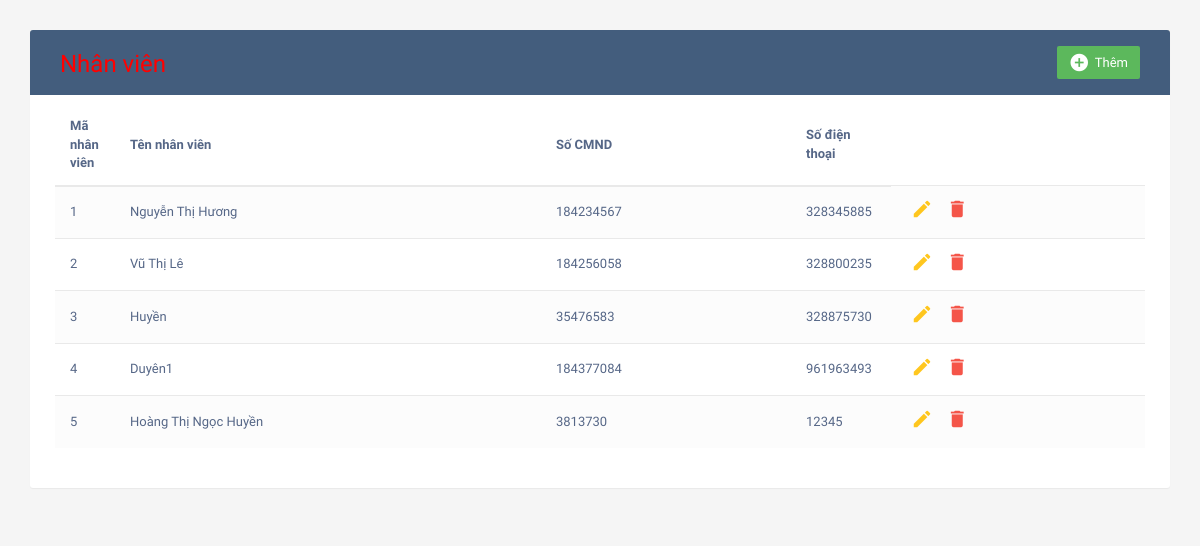
Screenshot of /management/nhanvien.php with the database file from the repository.
### tables this page shows
CREATE TABLE `nhanvien` (
  `id` int(11) NOT NULL,
  `ten` varchar(20) NOT NULL,
  `soCMND` int(11) NOT NULL,
  `sdt` int(11) NOT NULL
);

### management/nhanvien.php (the view, shortened to what this page needs)
<!DOCTYPE html>
<html lang="en">
<head>
	<link rel="stylesheet" href="https://maxcdn.bootstrapcdn.com/font-awesome/4.7.0/css/font-awesome.min.css">
	<link rel="stylesheet" href="https://maxcdn.bootstrapcdn.com/bootstrap/3.3.7/css/bootstrap.min.css">
	<link rel="stylesheet" type="text/css" href="index.css">
</head>
<body>
	<div class="container">
            <div class="table-wrapper">
                <div class="table-title">
                    <div class="row">
                        <div class="col-sm-6">
                            <a href="dashboard.php" class="non-textdecoration"><h2>Nhân viên</h2></a>
                        </div>
                        <div class="col-sm-6">
                                <a href="#addEmployeeModal" class="btn btn-success" data-toggle="modal">
                                    <i class="material-icons">&#xE147;</i> <span>Thêm</span></a>
                        </div>
                    </div>
                </div>
                    <table class="table table-striped table-hover">
                        <?php
                            $con = mysqli_connect('localhost','root','','qlchts')
                            or die ('Không thể kết nối tới database');
                            mysqli_set_charset($con, 'UTF8');
                            $sql = "SELECT * FROM nhanvien";
                            $result = mysqli_query($con,$sql);
                            $num_rows = mysqli_num_rows($result);
                        ?>
                        <thead>
                                <tr>
                                        <th>Mã nhân viên</th>
                                        <th>Tên nhân viên</th>
                                        <th>Số CMND</th>
                                        <th>Số điện thoại</th>
                                </tr>
                        </thead>
                        <tbody>
                                <?php
                                if($num_rows > 0) {
                                        while($row = mysqli_fetch_array($result)) {
                                        ?>
                                        <tr>
                                            <td><?php echo $row['id']?></td>
                                            <td><?php echo $row['ten']?></td>
                                            <td><?php echo $row['soCMND']?></td>
                                            <td><?php echo $row['sdt']?></td>
                                            <td>
                                                    <a href="edit.php?edit=<?php echo $row['id'];?>" class="edit" data-toggle="modal"><i class="material-icons"
                                                                    data-toggle="tooltip" title="Edit">&#xE254;</i></a>
                                                    <a href="dele.php?delete=<?php echo $row['id']; ?>" class="delete" data-toggle="modal"><i class="material-icons"
                                                                    data-toggle="tooltip" title="Delete">&#xE872;</i></a>
                                            </td>
                                        </tr>
                                        <?php
                                        }
                                }
                                ?>
                            </tbody>
                    </table>
            </div>
	</div>
</body>
</html>

### management/index.css (style rules this page uses)
body { color: #566787; background: #f5f5f5; font-family: 'Varela Round', sans-serif; font-size: 13px; }
.table-wrapper { background: #fff; padding: 20px 25px; margin: 30px 0; border-radius: 3px; box-shadow: 0 1px 1px rgba(0,0,0,.05); }
.table-title { padding-bottom: 15px; background: #435d7d; color: #fff; padding: 16px 30px; margin: -20px -25px 10px; border-radius: 3px 3px 0 0; }
.table-title h2 { margin: 5px 0 0; font-size: 24px; }
.table-title .btn { color: #fff; float: right; font-size: 13px; border: none; min-width: 50px; border-radius: 2px; border: none; outline: none !important; margin-left: 10px; }
.table-title .btn i { float: left; font-size: 21px; margin-right: 5px; }
.table-title .btn span { float: left; margin-top: 2px; }
table.table tr th, table.table tr td { border-color: #e9e9e9; padding: 12px 15px; vertical-align: middle; }
table.table tr th:first-child { width: 60px; }
table.table tr th:last-child { width: 100px; }
table.table-striped tbody tr:nth-of-type(odd) { background-color: #fcfcfc; }
table.table td:last-child i { opacity: 0.9; font-size: 22px; margin: 0 5px; }
table.table td a { font-weight: bold; color: #566787; display: inline-block; text-decoration: none; outline: none !important; }
table.table td a.edit { color: #FFC107; }
table.table td a.delete { color: #F44336; }
table.table td i { font-size: 19px; }

### management/nhanvien.php (style rules this page uses)
a.non-textdecoration { color: red; text-decoration: none; }

### rows the page displays
nhanvien: id "1", ten "Nguyễn Thị Hương", soCMND "184234567", sdt "328345885"
nhanvien: id "2", ten "Vũ Thị Lê", soCMND "184256058", sdt "328800235"
nhanvien: id "3", ten "Huyền", soCMND "35476583", sdt "328875730"
nhanvien: id "4", ten "Duyên1", soCMND "184377084", sdt "961963493"
nhanvien: id "5", ten "Hoàng Thị Ngọc Huyền", soCMND "3813730", sdt "12345"
